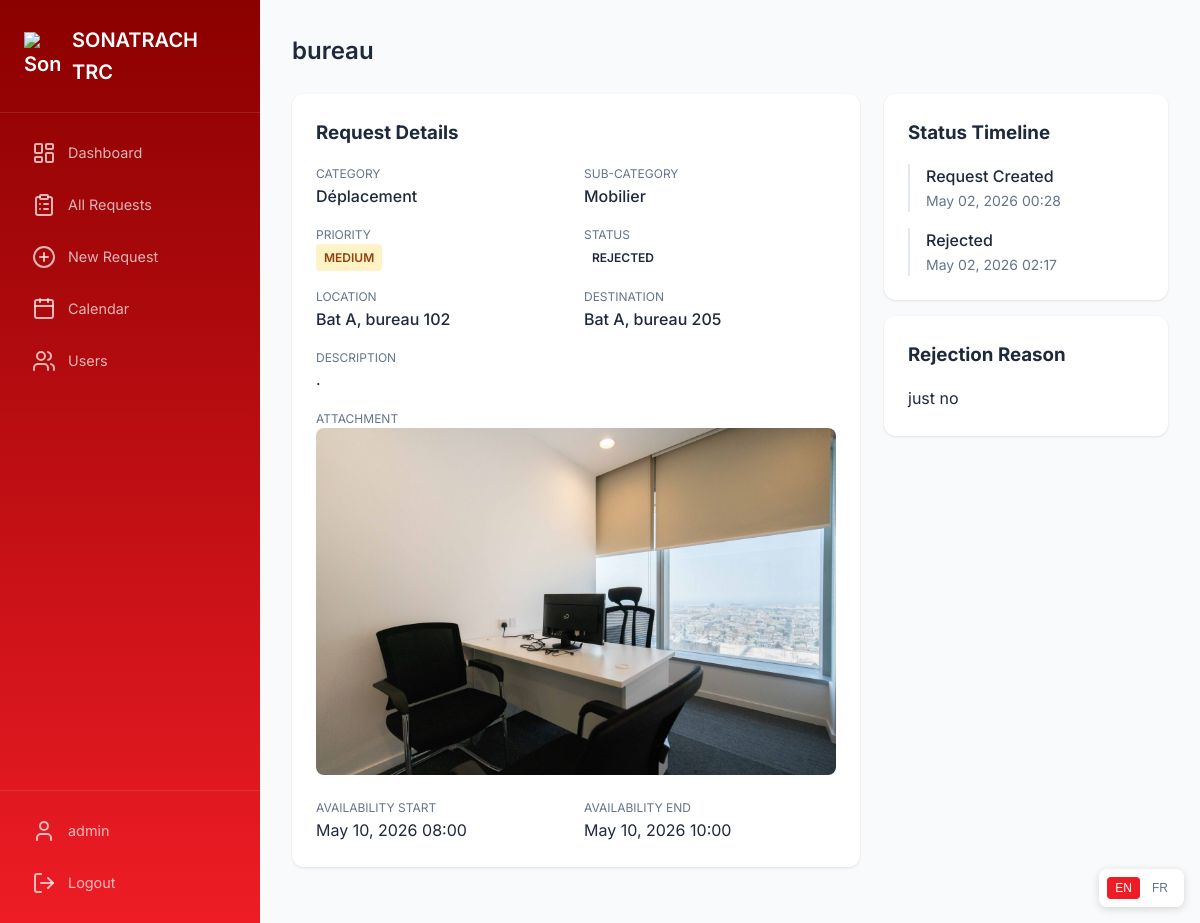
/requests/7/ (signed in), run on the app's committed database.
### requests_app/models.py (models this page shows, shortened)
class MaintenanceRequest(models.Model):
    REQUEST_CATEGORY_CHOICES = [
        ('deplacement', 'Déplacement'),
        ('nettoyage', 'Nettoyage'),
        ('desinsectisation', 'Désinsectisation'),
        ('maintenance', 'Maintenance'),
    ]
    SUBCATEGORY_DEPLACEMENT = [
        ('materiel_informatique', 'Matériel informatique'),
        ('mobilier', 'Mobilier'),
        ('archives', 'Archives'),
        ('autre_deplacement', 'Autre'),
    ]
    SUBCATEGORY_NETTOYAGE = [
        ('vider_corbeille', 'Vider corbeille'),
        ('poussiere', 'Poussière'),
        ('probleme_sanitaire', 'Problème sanitaire'),
        ('autre_nettoyage', 'Autre'),
    ]
    SUBCATEGORY_DESINSECTISATION = [
        ('fourmis', 'Fourmis'),
        ('cafards', 'Cafards'),
        ('mouches', 'Mouches'),
        ('moustiques', 'Moustiques'),
        ('rongeurs', 'Rongeurs'),
        ('autre_desinsectisation', 'Autre'),
    ]
    SUBCATEGORY_MAINTENANCE = [
        ('prise_electrique', 'Prise électrique'),
        ('led', 'LED'),
        ('climatiseur', 'Climatiseur'),
        ('autre_maintenance', 'Autre'),
    ]
    SUBCATEGORY_CHOICES = SUBCATEGORY_DEPLACEMENT + SUBCATEGORY_NETTOYAGE + SUBCATEGORY_DESINSECTISATION + SUBCATEGORY_MAINTENANCE
    PRIORITY_CHOICES = [
        ('low', 'Low'),
        ('medium', 'Medium'),
        ('high', 'High'),
        ('urgent', 'Urgent'),
    ]
    STATUS_CHOICES = [
        ('pending', 'Pending'),
        ('processing', 'Processing'),
        ('scheduled', 'Scheduled'),
        ('completed', 'Completed'),
        ('rejected', 'Rejected'),
    ]
    requester = models.ForeignKey(User, on_delete=models.CASCADE, related_name='requests')
    request_category = models.CharField(max_length=50, choices=REQUEST_CATEGORY_CHOICES, default='maintenance')
    request_subcategory = models.CharField(max_length=50, choices=SUBCATEGORY_CHOICES, default='autre_maintenance')
    title = models.CharField(max_length=200)
    description = models.TextField()
    office_location = models.CharField(max_length=200)
    destination_location = models.CharField(max_length=200, blank=True)
    priority = models.CharField(max_length=20, choices=PRIORITY_CHOICES, default='medium')
    status = models.CharField(max_length=20, choices=STATUS_CHOICES, default='pending')
    availability_start = models.DateTimeField()
    availability_end = models.DateTimeField()
    scheduled_date = models.DateTimeField(null=True, blank=True)
    admin_notes = models.TextField(blank=True)
    rejection_reason = models.TextField(blank=True)
    attachment = models.ImageField(upload_to='attachments/%Y/%m/', blank=True, null=True)
    created_at = models.DateTimeField(auto_now_add=True)
    updated_at = models.DateTimeField(auto_now=True)
    class Meta:
        ordering = ['-created_at']
    @property
    def status_color(self):
        colors = {
            'pending': 'amber',
            'processing': 'blue',
            'scheduled': 'indigo',
            'completed': 'green',
            'rejected': 'red',
        }
        return colors.get(self.status, 'gray')

### accounts/decorators.py (the view)
        def wrapper(request, *args, **kwargs):
            if not request.user.is_authenticated:
                return redirect('login')
            if not hasattr(request.user, 'profile'):
                messages.error(request, 'User profile not found.')
                return redirect('login')
            if request.user.profile.role not in allowed_roles:
                messages.error(request, 'You do not have permission to access this page.')
                return redirect('request_list')
            return view_func(request, *args, **kwargs)

### accounts/models.py (called while the page is built)
    @property
    def is_admin(self):
        return self.role == 'admin'

### requests_app/views.py (called while the page is built)
@login_required
@role_required(['employee', 'admin'])
def request_detail_view(request, pk):
    req = get_object_or_404(MaintenanceRequest, id=pk, requester=request.user)
    return render(request, 'requests_app/request_detail.html', {'request_obj': req})

### requests_app/templates/requests_app/request_detail.html (shortened to what this page needs)
{% extends 'base.html' %}
{% block content %}
<div class="page-header">
    <h1>{{ request_obj.title }}</h1>
</div>
<div style="display: grid; grid-template-columns: 2fr 1fr; gap: 1.5rem;">
    <div class="card">
        <h3 style="margin-bottom: 1rem;"><span class="lang-en">Request Details</span><span class="lang-fr">Détails de la demande</span></h3>
        <div style="display: grid; grid-template-columns: 1fr 1fr; gap: 1rem; margin-bottom: 1rem;">
            <div>
                <p style="font-size: 0.75rem; color: var(--text-secondary);"><span class="lang-en">CATEGORY</span><span class="lang-fr">CATÉGORIE</span></p>
                <p style="font-weight: 500;">{{ request_obj.get_request_category_display }}</p>
            </div>
            <div>
                <p style="font-size: 0.75rem; color: var(--text-secondary);"><span class="lang-en">SUB-CATEGORY</span><span class="lang-fr">SOUS-CATÉGORIE</span></p>
                <p style="font-weight: 500;">{{ request_obj.get_request_subcategory_display }}</p>
            </div>
            <div>
                <p style="font-size: 0.75rem; color: var(--text-secondary);"><span class="lang-en">PRIORITY</span><span class="lang-fr">PRIORITÉ</span></p>
                <p><span class="badge badge-{{ request_obj.priority }}"><span class="lang-en">{{ request_obj.get_priority_display }}</span><span class="lang-fr">{{ request_obj.get_priority_display }}</span></span></p>
            </div>
            <div>
                <p style="font-size: 0.75rem; color: var(--text-secondary);"><span class="lang-en">STATUS</span><span class="lang-fr">STATUT</span></p>
                <p><span class="badge badge-{{ request_obj.status_color }}"><span class="lang-en">{{ request_obj.get_status_display }}</span><span class="lang-fr">{{ request_obj.get_status_display }}</span></span></p>
            </div>
            <div>
                <p style="font-size: 0.75rem; color: var(--text-secondary);"><span class="lang-en">LOCATION</span><span class="lang-fr">EMPLACEMENT</span></p>
                <p style="font-weight: 500;">{{ request_obj.office_location }}</p>
            </div>
            {% if request_obj.destination_location %}
            <div>
                <p style="font-size: 0.75rem; color: var(--text-secondary);"><span class="lang-en">DESTINATION</span><span class="lang-fr">DESTINATION</span></p>
                <p style="font-weight: 500;">{{ request_obj.destination_location }}</p>
            </div>
            {% endif %}
        </div>
        <div style="margin-bottom: 1rem;">
            <p style="font-size: 0.75rem; color: var(--text-secondary);"><span class="lang-en">DESCRIPTION</span><span class="lang-fr">DESCRIPTION</span></p>
            <p>{{ request_obj.description|linebreaks }}</p>
        </div>
        {% if request_obj.attachment %}
        <div style="margin-bottom: 1rem;">
            <p style="font-size: 0.75rem; color: var(--text-secondary);"><span class="lang-en">ATTACHMENT</span><span class="lang-fr">PIÈCE JOINTE</span></p>
            <img src="{{ request_obj.attachment.url }}" alt="Attachment" style="max-width: 100%; border-radius: 0.5rem;">
        </div>
        {% endif %}
        <div style="display: grid; grid-template-columns: 1fr 1fr; gap: 1rem;">
            <div>
                <p style="font-size: 0.75rem; color: var(--text-secondary);"><span class="lang-en">AVAILABILITY START</span><span class="lang-fr">DISPONIBILITÉ DÉBUT</span></p>
                <p>{{ request_obj.availability_start|date:"M d, Y H:i" }}</p>
            </div>
            <div>
                <p style="font-size: 0.75rem; color: var(--text-secondary);"><span class="lang-en">AVAILABILITY END</span><span class="lang-fr">DISPONIBILITÉ FIN</span></p>
                <p>{{ request_obj.availability_end|date:"M d, Y H:i" }}</p>
            </div>
        </div>
    </div>
    <div>
        <div class="card" style="margin-bottom: 1rem;">
            <h3 style="margin-bottom: 1rem;"><span class="lang-en">Status Timeline</span><span class="lang-fr">Chronologie du statut</span></h3>
            <div class="timeline">
                <div class="timeline-item">
                    <p style="font-weight: 500;"><span class="lang-en">Request Created</span><span class="lang-fr">Demande créée</span></p>
                    <p style="font-size: 0.875rem; color: var(--text-secondary);">{{ request_obj.created_at|date:"M d, Y H:i" }}</p>
                </div>
                {% if request_obj.status != 'pending' %}
                <div class="timeline-item">
                    <p style="font-weight: 500;">
                        {% if request_obj.status == 'processing' %}<span class="lang-en">Processing Started</span><span class="lang-fr">Traitement commencé</span>
                        {% elif request_obj.status == 'scheduled' %}<span class="lang-en">Scheduled</span><span class="lang-fr">Planifié</span>
                        {% elif request_obj.status == 'completed' %}<span class="lang-en">Completed</span><span class="lang-fr">Terminé</span>
                        {% elif request_obj.status == 'rejected' %}<span class="lang-en">Rejected</span><span class="lang-fr">Rejeté</span>
                        {% else %}{{ request_obj.get_status_display }}
                        {% endif %}
                    </p>
                    <p style="font-size: 0.875rem; color: var(--text-secondary);">{{ request_obj.updated_at|date:"M d, Y H:i" }}</p>
                </div>
                {% endif %}
            </div>
        </div>
        {% if request_obj.rejection_reason %}
        <div class="card">
            <h3 style="margin-bottom: 1rem;"><span class="lang-en">Rejection Reason</span><span class="lang-fr">Raison du rejet</span></h3>
            <p>{{ request_obj.rejection_reason|linebreaks }}</p>
        </div>
        {% endif %}
    </div>
</div>
{% endblock %}

### templates/base.html (shortened to what this page needs)
<!DOCTYPE html>
<html lang="en">
<head>
    <link rel="stylesheet" href="https://unpkg.com/lucide-static@latest/font/lucide.min.css">
    <link rel="stylesheet" href="/static/css/style.css">
</head>
<body>
    {% if user.is_authenticated %}
    <div class="app-container">
        <aside class="sidebar" id="sidebar">
            <div class="sidebar-header">
                <div class="logo">
                    <img src="/static/images/sonatrach.svg" alt="Sonatrach" class="logo-icon" style="width: 36px; height: auto;">
                    <span class="logo-text">SONATRACH TRC</span>
                </div>
            </div>
            <nav class="sidebar-nav">
                {% if user.profile.is_admin %}
                <a href="{% url 'admin_dashboard' %}" class="nav-item {% if request.path == '/admin-panel/' %}active{% endif %}">
                    <i data-lucide="layout-dashboard"></i>
                    <span class="lang-en">Dashboard</span><span class="lang-fr">Tableau de bord</span>
                </a>
                <a href="{% url 'admin_request_list' %}" class="nav-item {% if '/admin-panel/requests' in request.path %}active{% endif %}">
                    <i data-lucide="clipboard-list"></i>
                    <span class="lang-en">All Requests</span><span class="lang-fr">Toutes les demandes</span>
                </a>
                <a href="{% url 'request_create' %}" class="nav-item {% if '/requests/new' in request.path %}active{% endif %}">
                    <i data-lucide="plus-circle"></i>
                    <span class="lang-en">New Request</span><span class="lang-fr">Nouvelle demande</span>
                </a>
                <a href="{% url 'admin_calendar' %}" class="nav-item {% if '/admin-panel/calendar' in request.path %}active{% endif %}">
                    <i data-lucide="calendar"></i>
                    <span class="lang-en">Calendar</span><span class="lang-fr">Calendrier</span>
                </a>
                <a href="{% url 'user_list' %}" class="nav-item {% if '/admin-panel/users' in request.path %}active{% endif %}">
                    <i data-lucide="users"></i>
                    <span class="lang-en">Users</span><span class="lang-fr">Utilisateurs</span>
                </a>
                {% endif %}
            </nav>
            <div class="sidebar-footer">
                <a href="{% url 'profile' %}" class="nav-item">
                    <i data-lucide="user"></i>
                    <span>{{ user.get_full_name|default:user.username }}</span>
                </a>
                <a href="{% url 'logout' %}" class="nav-item">
                    <i data-lucide="log-out"></i>
                    <span class="lang-en">Logout</span><span class="lang-fr">Déconnexion</span>
                </a>
            </div>
        </aside>
        <main class="main-content">
            {% block content %}{% endblock %}
        </main>
    </div>
    {% else %}
    <div class="auth-container">
        {% block auth_content %}{% endblock %}
    </div>
    {% endif %}
    <div class="language-switcher" style="position: fixed; bottom: 1rem; right: 1rem; z-index: 999; background: white; padding: 0.5rem; border-radius: 0.5rem; box-shadow: 0 2px 8px rgba(0,0,0,0.15);">
        <div style="display: flex; gap: 0.25rem;">
            <button id="lang-en" style="border: none; padding: 0.25rem 0.5rem; border-radius: 0.25rem; cursor: pointer; font-size: 0.75rem;">EN</button>
            <button id="lang-fr" style="border: none; padding: 0.25rem 0.5rem; border-radius: 0.25rem; cursor: pointer; font-size: 0.75rem;">FR</button>
        </div>
    </div>
</body>
</html>

### static/css/style.css (style rules this page uses)
:root { --primary: #EE1C25; --primary-dark: #C81018; --primary-light: #FF4040; --sidebar-bg: linear-gradient(180deg, #8B0000 0%, #EE1C25 100%); --content-bg: #f8fafc; --card-bg: #ffffff; --text-primary: #1e293b; --text-secondary: #64748b; --border-color: #e2e8f0; --success: #10b981; --warning: #f59e0b; --danger: #EE1C25; --info: #3b82f6; }
* { margin: 0; padding: 0; box-sizing: border-box; }
html, body { height: 100%; }
body { font-family: 'Inter', sans-serif; background: var(--content-bg); color: var(--text-primary); line-height: 1.6; }
.app-container { display: flex; min-height: 100vh; }
.sidebar { width: 260px; background: var(--sidebar-bg); color: white; display: flex; flex-direction: column; position: fixed; top: 0; bottom: 0; left: 0; z-index: 100; transition: transform 0.3s; overflow-y: auto; -webkit-overflow-scrolling: touch; }
.sidebar-header { padding: 1.5rem; border-bottom: 1px solid rgba(255,255,255,0.1); }
.logo { display: flex; align-items: center; gap: 0.75rem; font-size: 1.25rem; font-weight: 600; }
.logo-icon { width: 28px; height: 28px; }
.sidebar-nav { flex: 1; padding: 1rem; display: flex; flex-direction: column; gap: 0.25rem; overflow-y: auto; }
.nav-item { display: flex; align-items: center; gap: 0.75rem; padding: 0.75rem 1rem; color: rgba(255,255,255,0.7); text-decoration: none; border-radius: 0.5rem; transition: all 0.2s; font-size: 0.9rem; }
.sidebar-footer { padding: 1rem; border-top: 1px solid rgba(255,255,255,0.1); display: flex; flex-direction: column; gap: 0.25rem; }
.main-content { flex: 1; margin-left: 260px; padding: 2rem; max-width: calc(100vw - 260px); }
.page-header { display: flex; justify-content: space-between; align-items: center; margin-bottom: 1.5rem; }
.page-header h1 { font-size: 1.5rem; font-weight: 600; }
.card { background: var(--card-bg); border-radius: 0.75rem; padding: 1.5rem; box-shadow: 0 1px 3px rgba(0,0,0,0.1); margin-bottom: 1.5rem; }
.badge { display: inline-block; padding: 0.25rem 0.5rem; border-radius: 0.25rem; font-size: 0.75rem; font-weight: 600; text-transform: uppercase; }
.badge-medium { background: #fef3c7; color: #92400e; }
.timeline { display: flex; flex-direction: column; gap: 1rem; }
.timeline-item { padding-left: 1rem; border-left: 2px solid var(--border-color); }
.lang-en { display: inline !important; }

### data on the page
MaintenanceRequest: title "bureau", request_category "Déplacement", request_subcategory "Mobilier", priority "MEDIUM", status "REJECTED", office_location "Bat A, bureau 102", destination_location "Bat A, bureau 205", description ".", attachment (picture), availability_start "May 10, 2026 08:00", availability_end "May 10, 2026 10:00", created_at "May 02, 2026 00:28", updated_at "May 02, 2026 02:17", rejection_reason "just no"

### other printed values
{{ user.get_full_name|default:user.username }} "admin"
